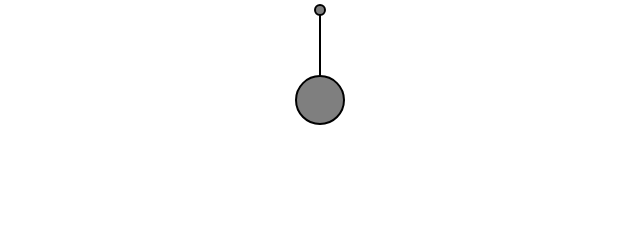
Frame 1 (no input)
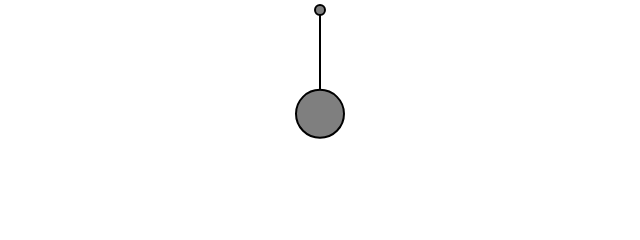
Frame 60 (no input)
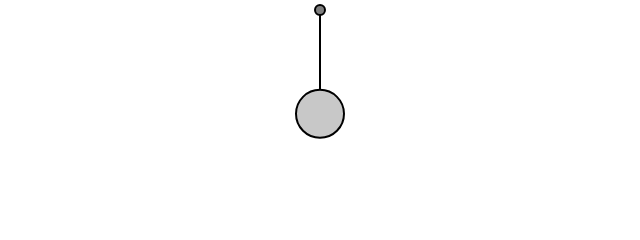
Frame 120 (the mouse pressed at the canvas centre since frame 60)

The p5.js sketch that drew these frames (run headless with seeded random() and noise() and a simulated clock; from frame 60 on, the mouse is pressed at the canvas centre):

// p5.js sketch
// ── sketch.js
// The Nature of Code
// Daniel Shiffman
// http://natureofcode.com

// Mover object
let bob;

// Spring object
let spring;

function setup() {
  createCanvas(640, 240);
  // Create objects at starting position
  // Note third argument in Spring constructor is "rest length"
  spring = new Spring(width / 2, 10, 100);
  bob = new Bob(width / 2, 100);
}

function draw() {
  background(255);

  // Apply a gravity force to the bob
  let gravity = createVector(0, 2);
  bob.applyForce(gravity);

  // Update bob
  bob.update();
  bob.handleDrag(mouseX, mouseY);

  // Connect the bob to the spring (this calculates the force)
  spring.connect(bob);

  // Constrain spring distance between min and max
  spring.constrainLength(bob, 30, 200);

  // Draw everything
  spring.showLine(bob); // Draw a line between spring and bob
  bob.show();
  spring.show();
}

function mousePressed() {
  bob.handleClick(mouseX, mouseY);
}

function mouseReleased() {
  bob.stopDragging();
}

// ── bob.js
// Bob object, just like our regular Mover (location, velocity, acceleration, mass)

class Bob {
  constructor(x, y) {
    this.position = createVector(x, y);
    this.velocity = createVector(0, 0);
    this.acceleration = createVector(0, 0);
    this.mass = 24;
    // Arbitrary damping to simulate friction / drag
    this.damping = 0.98;
    // For user interaction
    this.dragOffset = createVector(0, 0);
    this.dragging = false;
  }

  // Standard Euler integration
  update() {
    this.velocity.add(this.acceleration);
    this.velocity.mult(this.damping);
    this.position.add(this.velocity);
    this.acceleration.mult(0);
  }

  // Newton's law: F = M * A
  applyForce(force) {
    let f = force.copy();
    f.div(this.mass);
    this.acceleration.add(f);
  }

  // Draw the bob
  show() {
    stroke(0);
    strokeWeight(2);
    fill(127);
    if (this.dragging) {
      fill(200);
    }
    circle(this.position.x, this.position.y, this.mass * 2);
  }

  handleClick(mx, my) {
    let d = dist(mx, my, this.position.x, this.position.y);
    if (d < this.mass) {
      this.dragging = true;
      this.dragOffset.x = this.position.x - mx;
      this.dragOffset.y = this.position.y - my;
    }
  }

  stopDragging() {
    this.dragging = false;
  }

  handleDrag(mx, my) {
    if (this.dragging) {
      this.position.x = mx + this.dragOffset.x;
      this.position.y = my + this.dragOffset.y;
    }
  }
}

// ── spring.js
// Nature of Code
// Daniel Shiffman
// Chapter 3: Oscillation

// Object to describe an anchor point that can connect to "Bob" objects via a spring
// Thank you: http://www.myphysicslab.com/spring2d.html

class Spring {
  constructor(x, y, length) {
    this.anchor = createVector(x, y);
    this.restLength = length;
    this.k = 0.2;
  }
  // Calculate and apply spring force
  connect(bob) {
    // Vector pointing from anchor to bob location
    let force = p5.Vector.sub(bob.position, this.anchor);
    // What is distance
    let d = force.mag();
    // Stretch is difference between current distance and rest length
    let stretch = d - this.restLength;

    // Calculate force according to Hooke's Law
    // F = k * stretch
    force.normalize();
    force.mult(-1 * this.k * stretch);
    bob.applyForce(force);
  }

  // Constrain the distance between bob and anchor between min and max
  constrainLength(b, minLength, maxLength) {
    let dir = p5.Vector.sub(b.position, this.anchor);
    let d = dir.mag();
    // Is it too short?
    if (d < minLength) {
      dir.normalize();
      dir.mult(minLength);
      // Reset location and stop from moving (not realistic physics)
      b.position = p5.Vector.add(this.anchor, dir);
      b.velocity.mult(0);
      // Is it too long?
    } else if (d > maxLength) {
      dir.normalize();
      dir.mult(maxLength);
      // Reset location and stop from moving (not realistic physics)
      b.position = p5.Vector.add(this.anchor, dir);
      b.velocity.mult(0);
    }
  }

  // Constrain the distance between bob and anchor between min and max
  constrainLength(bob, minlen, maxlen) {
    let dir = p5.Vector.sub(bob.position, this.anchor);
    let d = dir.mag();
    // Is it too short?
    if (d < minlen) {
      dir.normalize();
      dir.mult(minlen);
      // Reset position and stop from moving (not realistic physics)
      bob.position = p5.Vector.add(this.anchor, dir);
      bob.velocity.mult(0);
      // Is it too long?
    } else if (d > maxlen) {
      dir.normalize();
      dir.mult(maxlen);
      // Reset position and stop from moving (not realistic physics)
      bob.position = p5.Vector.add(this.anchor, dir);
      bob.velocity.mult(0);
    }
  }

  show() {
    stroke(0);
    strokeWeight(2);
    fill(127);
    circle(this.anchor.x, this.anchor.y, 10);
  }

  showLine(b) {
    stroke(0);
    strokeWeight(2);
    line(b.position.x, b.position.y, this.anchor.x, this.anchor.y);
  }
}
